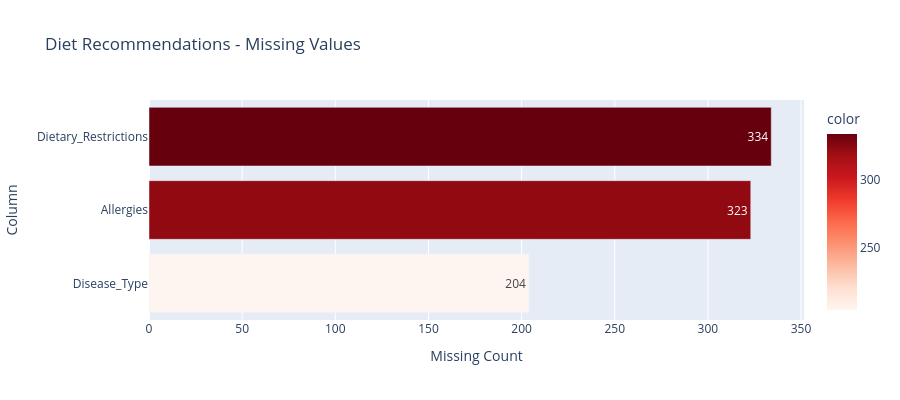
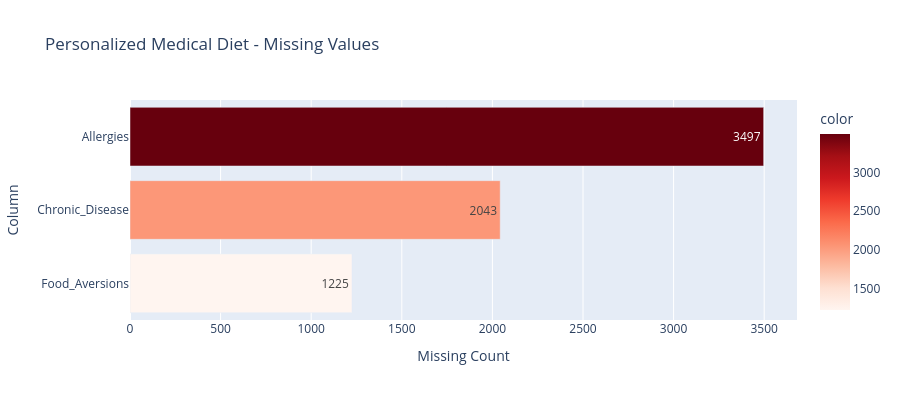

The notebook cell saved with these charts, in order:
### Markdown cell above
## 2. Missing Values Analysis

### Code cell
for name, path in sources.items():
    df = pd.read_csv(path)
    missing = df.isnull().sum()
    missing = missing[missing > 0].sort_values(ascending=True)
    
    if len(missing) > 0:
        fig = px.bar(
            x=missing.values,
            y=missing.index,
            orientation='h',
            title=f'{name} - Missing Values',
            labels={'x': 'Missing Count', 'y': 'Column'},
            text=missing.values,
            color=missing.values,
            color_continuous_scale='Reds'
        )
        fig.update_layout(height=400, showlegend=False)
        fig.show()
    else:
        print(f'{name}: No missing values')
        print('-' * 50)

### Figure 1 — Plotly figure (JSON) as saved in the notebook; plotly's stock layout.template omitted (floating-point values rounded to 4 significant figures)
{"data": [{"hovertemplate": "Missing Count=%{x}<br>Column=%{y}<br>text=%{text}<br>color=%{marker.color}<extra></extra>", "legendgroup": "", "marker": {"color": [204, 323, 334], "coloraxis": "coloraxis", "pattern": {"shape": ""}}, "name": "", "orientation": "h", "showlegend": false, "text": [204.0, 323.0, 334.0], "textposition": "auto", "type": "bar", "x": [204, 323, 334], "xaxis": "x", "y": ["Disease_Type", "Allergies", "Dietary_Restrictions"], "yaxis": "y"}], "layout": {"barmode": "relative", "coloraxis": {"colorbar": {"title": {"text": "color"}}, "colorscale": [[0, "rgb(255,245,240)"], [0.125, "rgb(254,224,210)"], [0.25, "rgb(252,187,161)"], [0.375, "rgb(252,146,114)"], [0.5, "rgb(251,106,74)"], [0.625, "rgb(239,59,44)"], [0.75, "rgb(203,24,29)"], [0.875, "rgb(165,15,21)"], [1, "rgb(103,0,13)"]]}, "height": 400, "legend": {"tracegroupgap": 0}, "showlegend": false, "title": {"text": "Diet Recommendations - Missing Values"}, "xaxis": {"anchor": "y", "domain": [0, 1], "title": {"text": "Missing Count"}}, "yaxis": {"anchor": "x", "domain": [0, 1], "title": {"text": "Column"}}}}

### Figure 2 — Plotly figure (JSON) as saved in the notebook; plotly's stock layout.template omitted (floating-point values rounded to 4 significant figures)
{"data": [{"hovertemplate": "Missing Count=%{x}<br>Column=%{y}<br>text=%{text}<br>color=%{marker.color}<extra></extra>", "legendgroup": "", "marker": {"color": [1225, 2043, 3497], "coloraxis": "coloraxis", "pattern": {"shape": ""}}, "name": "", "orientation": "h", "showlegend": false, "text": [1225.0, 2043.0, 3497.0], "textposition": "auto", "type": "bar", "x": [1225, 2043, 3497], "xaxis": "x", "y": ["Food_Aversions", "Chronic_Disease", "Allergies"], "yaxis": "y"}], "layout": {"barmode": "relative", "coloraxis": {"colorbar": {"title": {"text": "color"}}, "colorscale": [[0, "rgb(255,245,240)"], [0.125, "rgb(254,224,210)"], [0.25, "rgb(252,187,161)"], [0.375, "rgb(252,146,114)"], [0.5, "rgb(251,106,74)"], [0.625, "rgb(239,59,44)"], [0.75, "rgb(203,24,29)"], [0.875, "rgb(165,15,21)"], [1, "rgb(103,0,13)"]]}, "height": 400, "legend": {"tracegroupgap": 0}, "showlegend": false, "title": {"text": "Personalized Medical Diet - Missing Values"}, "xaxis": {"anchor": "y", "domain": [0, 1], "title": {"text": "Missing Count"}}, "yaxis": {"anchor": "x", "domain": [0, 1], "title": {"text": "Column"}}}}
